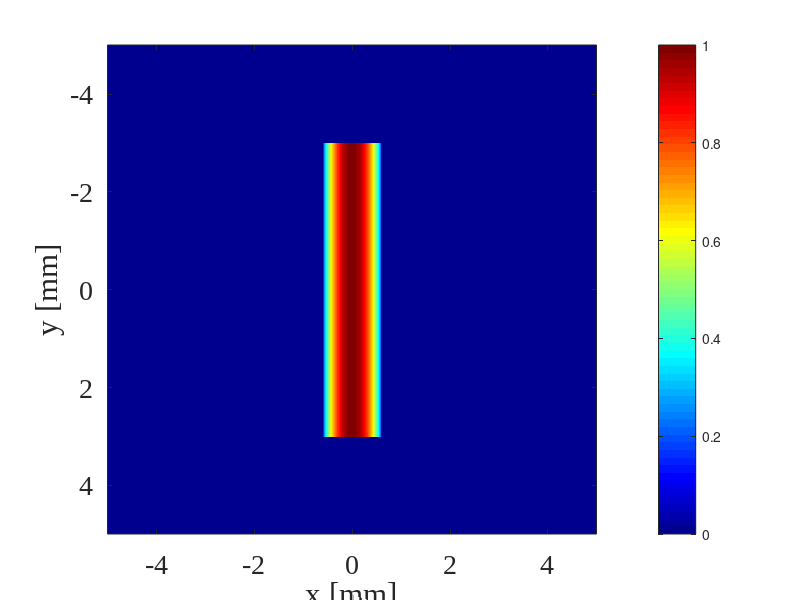
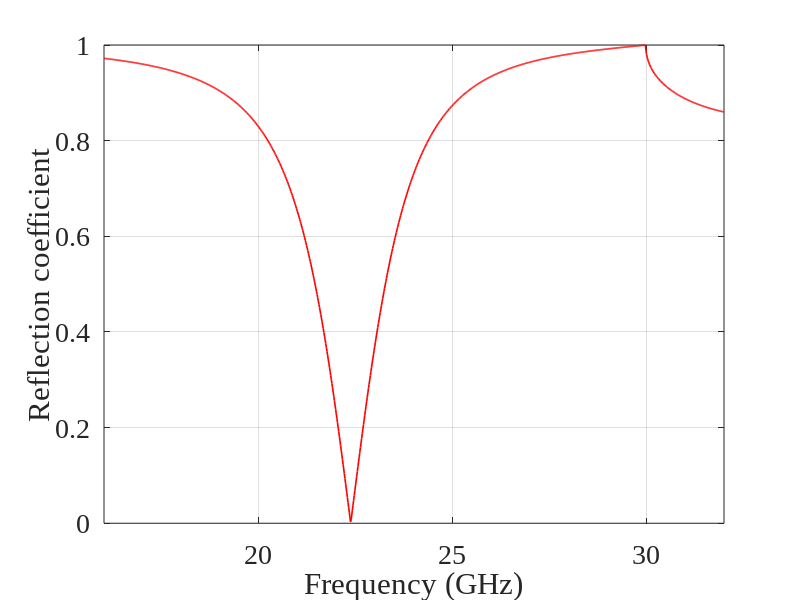
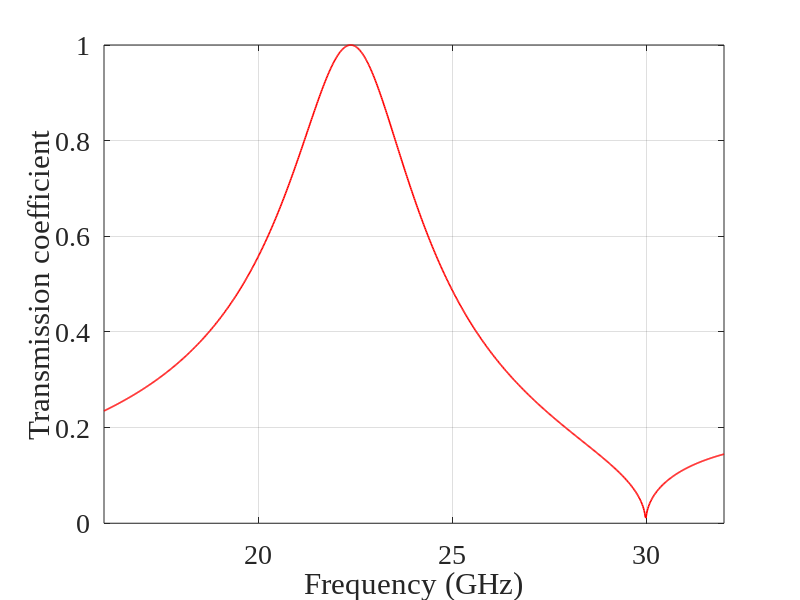

Write the MATLAB code that produced these figures, in order.

% 2D-analytical model of a single layer with a rectangular slot
% Using analytical Fourier transform
% Johan Lundgren 2019

% Fundamental constants
c = 299792458;
mu0 = 4*pi*10^(-7);
eps0 = 1/(c^2*mu0);
Z0 = sqrt(mu0/eps0);
Y0 = 1/Z0;

px = 10e-3; % Periodicity of the structure in x-dir. [m]
py = 10e-3; % Periodicity of the structure in y-dir. [m]
wx = 1.2e-3; % Width of slit in x-dir [m]
wy = 6e-3; % Width of slit in y-dir [m]
% d1 = 1.5e-3; % Thickness of layer 1 [m]
% d2 = 6e-3; % Thickness of layer 2 [m]
% d3 = 1.5e-3; % Thickness of layer 3 [m]
% d = [d1 d2 d3];
er1 = 1; % relative permittivity in media 1
er2 = 1; % relative permittivity in media 2
er3 = 1; % relative permittivity in media 3
er = [er1 er2 er3];

f = linspace(16e9,32e9,1002); % Frequency band [Hz]
omega = 2*pi*f;
k0 = omega/c;

% Number of modes used
N = 50;
n = linspace(1,N,N);
n = [flip(-n) 0.0000001 n];
M = 50;
m = linspace(1,M,M);
m = [flip(-m) 0.0000001 m];

[N_m,M_m]=meshgrid(n,m);

kn = 2*pi/px*N_m;
km = 2*pi/py*M_m;

% Plotting field-profile
steps_x = 2^10;
lim = px/2;
dx = 2*lim/steps_x;
x = -lim:dx:lim-dx;

steps_y = 2^10;
lim = py/2;
dy = 2*lim/steps_y;
y = -lim:dy:lim-dy;

[X,Y]=meshgrid(x,y);

% TM
Field = cos(pi*X/wx).*(1 - (2*X/wx).^2).^(-1/2).*rectpuls(Y/wy).*rectpuls(X/wx);

figure(1)
imagesc(x/1e-3,y/1e-3,Field)
%xlim([-px/2e-3 px/2e-3])
%ylim([-py/2e-3 py/2e-3])
colormap jet;
colorbar
xlabel('x [mm]')
ylabel('y [mm]')
set(gca,'FontSize',20)
set(gca,'FontName','Times New Roman')
pbaspect([1 1 1])

% Fourier transform of field-profile
f_t = @(kx,ky) pi*wy/4*(besselj(0,wy/2*abs(ky + pi/wy))...
    + besselj(0,wy/2*abs(ky - pi/wy)))*wx.*sinc(wx*kx/(2*pi));

% Transformer ratios
N0 = f_t(0,0)/sqrt(2);
Nh_TM = f_t(kn,km).*(kn./sqrt(kn.^2 + km.^2));
Nh_TE = f_t(kn,km).*(km./sqrt(kn.^2 + km.^2));

% Equivalent admittance for each frequency
Yeq = zeros(1,length(f));
for i = 1:length(f)
    betah0 = -1i*sqrt(abs(kn).^2 + abs(km).^2 - er(1)*k0(i)^2);
    betah1 = -1i*sqrt(abs(kn).^2 + abs(km).^2 - er(2)*k0(i)^2);

    Yh0_TM = omega(i)*eps0*er(1)./betah0;
    Yh1_TM = omega(i)*eps0*er(2)./betah1;
    
    Yh0_TE = betah0./(omega(i)*mu0);
    Yh1_TE = betah1./(omega(i)*mu0);

    YhL_TM = Yh0_TM;
    YhR_TM = Yh1_TM;

    YhL_TE = Yh0_TE;
    YhR_TE = Yh1_TE;

    Yeq_TM(i) = sum(sum(abs(Nh_TM).^2.*(YhL_TM + YhR_TM))) - abs(N0)^2*Y0 - abs(N0)^2*Y0;
    Yeq_TE(i) = sum(sum(abs(Nh_TE).^2.*(YhL_TE + YhR_TE))) - abs(N0)^2*Y0 - abs(N0)^2*Y0;
end
Yeq = Yeq_TM + Yeq_TE;

% Calculation of scattering paramters
S11 = (abs(N0)^2*2*Y0 - abs(N0)^2*2*Y0 - Yeq)./(abs(N0)^2*2*Y0 + abs(N0)^2*2*Y0 + Yeq);
S21 = 2*abs(N0)^2*2*Y0./(abs(N0)^2*2*Y0 + abs(N0)^2*2*Y0 + Yeq);


figure(2)
plot(f/1e9,abs(S11),'r','Linewidth',1.2)
xlim([16 32])
grid ON
set(gca,'FontSize',20)
set(gca,'FontName','Times New Roman')
xlabel('Frequency (GHz)')
ylabel('Reflection coefficient')

figure(3)
plot(f/1e9,abs(S21),'r','Linewidth',1.2)
xlim([16 32])
grid ON
set(gca,'FontSize',20)
set(gca,'FontName','Times New Roman')
xlabel('Frequency (GHz)')
ylabel('Transmission coefficient')




